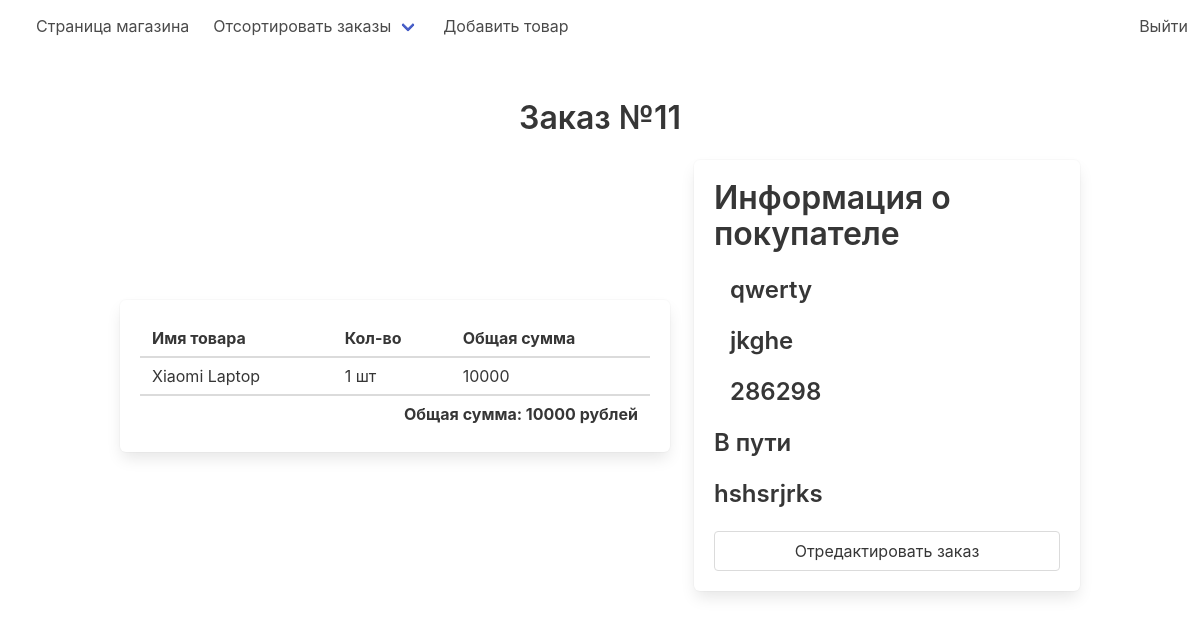
The page /staff/order/11 on the database its author committed.
### store/models.py (models this page shows, shortened)
class Order(models.Model):
    customer = models.ForeignKey(User, on_delete=models.CASCADE)
    address = models.CharField(max_length=255)
    phone = models.CharField(max_length=255)
    total_price = models.IntegerField()
    comment = models.CharField(max_length=255, null=True, blank=True)
    status = models.CharField(max_length=255, choices=STATUS, default='Создан')

class OrderProduct(models.Model):
    order = models.ForeignKey(
        Order, on_delete=models.CASCADE, related_name='order_products')
    product = models.ForeignKey(Product, on_delete=models.CASCADE)
    amount = models.IntegerField()
    total = models.IntegerField()
    def __str__(self):
        return self.product.name

class Product(models.Model):
    name = models.CharField(max_length=255)
    slug = models.SlugField(unique=True)
    description = models.TextField()
    price = models.IntegerField()
    is_new = models.BooleanField()
    is_discounted = models.BooleanField()
    category = models.ForeignKey('store.Category', on_delete=models.CASCADE)
    brand = models.ForeignKey('store.Brand', on_delete=models.CASCADE)
    image = models.ImageField(default='default.png')
    favorite = models.ManyToManyField(User, related_name='favorite_products')

### staff/views.py (the view)
# urls.py: path('order/<int:pk>', views.order, name='order'),
def order(request, pk):
    order_data = Order.objects.get(pk=pk)
    return render(request, 'order.html', {'order': order_data})

### staff/templates/order.html (shortened to what this page needs)
{% extends 'admin_layout.html' %}
{% block content %}
<div class="section">
    <div class="container">
        <div class="title has-text-centered">
            Заказ №{{order.pk}}
        </div>
        <div class="columns is-centered is-vcentered">
            <div class="column is-7 ">
                <div class="box">
                    <table class="table is-fullwidth">
                        <thead>
                            <tr>
                                <th>Имя товара</th>
                                <th>Кол-во</th>
                                <th>Общая сумма</th>
                            </tr>
                        </thead>
                        <tbody>
                            {% for product in order.order_products.all %}
                            <tr>
                                <td>{{ product }}</td>
                                <td>{{ product.amount }} шт</td>
                                <td>{{ product.total }}</td>
                            </tr>
                            {% endfor %}
                        </tbody>
                        <tfoot>
                            <tr>
                                <td colspan="3" class="has-text-right has-text-weight-bold">
                                    Общая сумма: {{ order.total_price }} рублей
                                </td>
                            </tr>
                        </tfoot>
                    </table>
                </div>
            </div>
            <div class="column">
                <div class="box">
                    <div class="title is-3">
                        Информация о покупателе
                    </div>
                    <div class="title is-4">
                        {{order.customer.username}}
                    </div>
                    <div class="title is-4">
                        {{order.address}}
                    </div>
                    <div class="title is-4">
                        {{order.phone}}
                    </div>
                    <div class="title is-4">
                        {{ order.status }}
                    </div>
                    <div class="title is-4">
                        {{ order.comment }}
                    </div>
                    <a href="{% url 'staff:order_edit' order.pk %}" class="button is-fullwidth">
                        Отредактировать заказ
                    </a>
                </div>
            </div>
        </div>
    </div>
</div>
{% endblock %}

### rows shown on the page
Order: pk "11", total_price "10000", customer.username "qwerty", address "jkghe", phone "286298", status "В пути", comment "hshsrjrks"
OrderProduct: product.name "Xiaomi Laptop", amount "1", total "10000"
